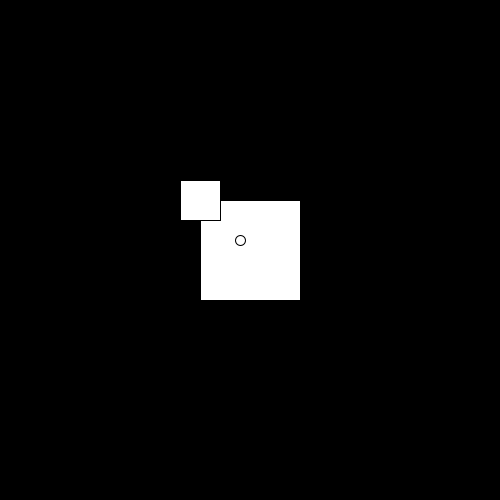
Frame 1 (no input)
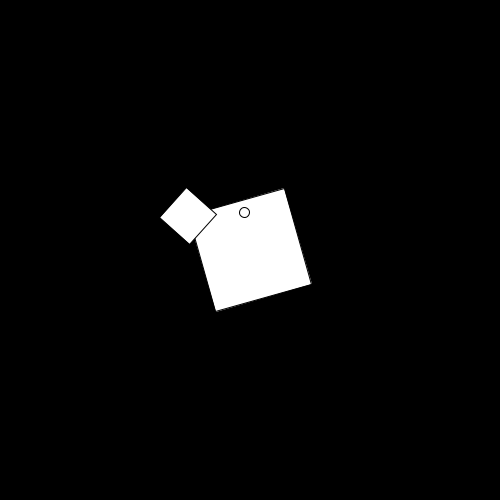
Frame 60 (the mouse pressed at the canvas centre just before this capture)
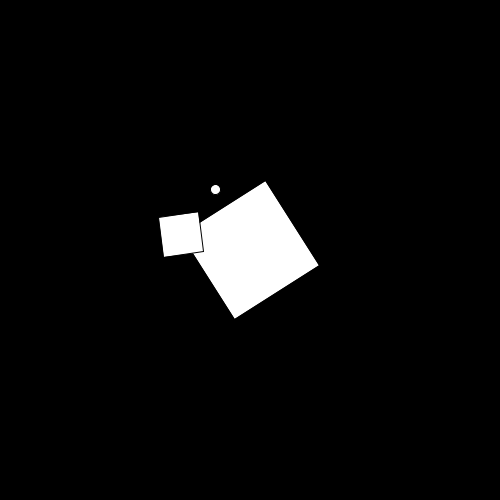
Frame 120 (the mouse held since frame 60 and released just before this capture)

The Processing sketch that drew these frames (run headless with seeded random() and noise(); from frame 60 on, the mouse is pressed at the canvas centre):

// Processing sketch: reviewsession
// ── reviewsession.pde
int r =0 ; 
void setup(){
  size(500, 500);
  rectMode(CENTER);
}

void draw(){
  background(0); 
  pushMatrix(); //stores new coordinate system
    translate(width/2, height/2);
  
    r++; 
    rotate(r/10);
    //rotate(frameCount/10); 
    rect(0, 0, 100, 100); 
    pushMatrix(); 
    translate(-50, -50); 
    rotate(frameCount/5); 
    rect(0, 0, 40, 40); 
      pushMatrix();
        translate(40, 40); 
        rotate(r/2); 
        ellipse(0, 0, 10, 10); 
      popMatrix(); 
    popMatrix(); 
  popMatrix(); //reset our coordinates
}
